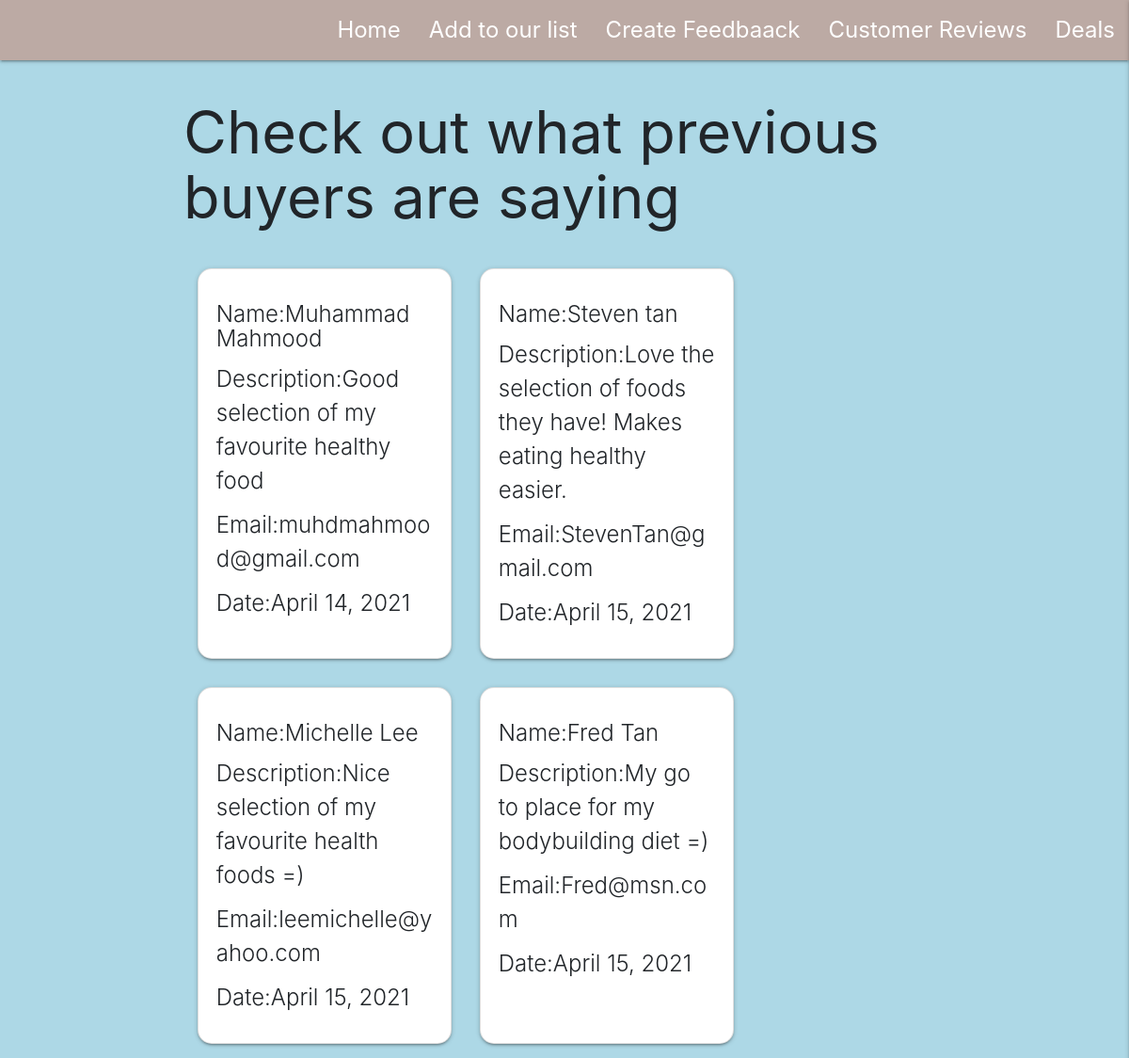
The app's page /reviews/ (signed in), older data.
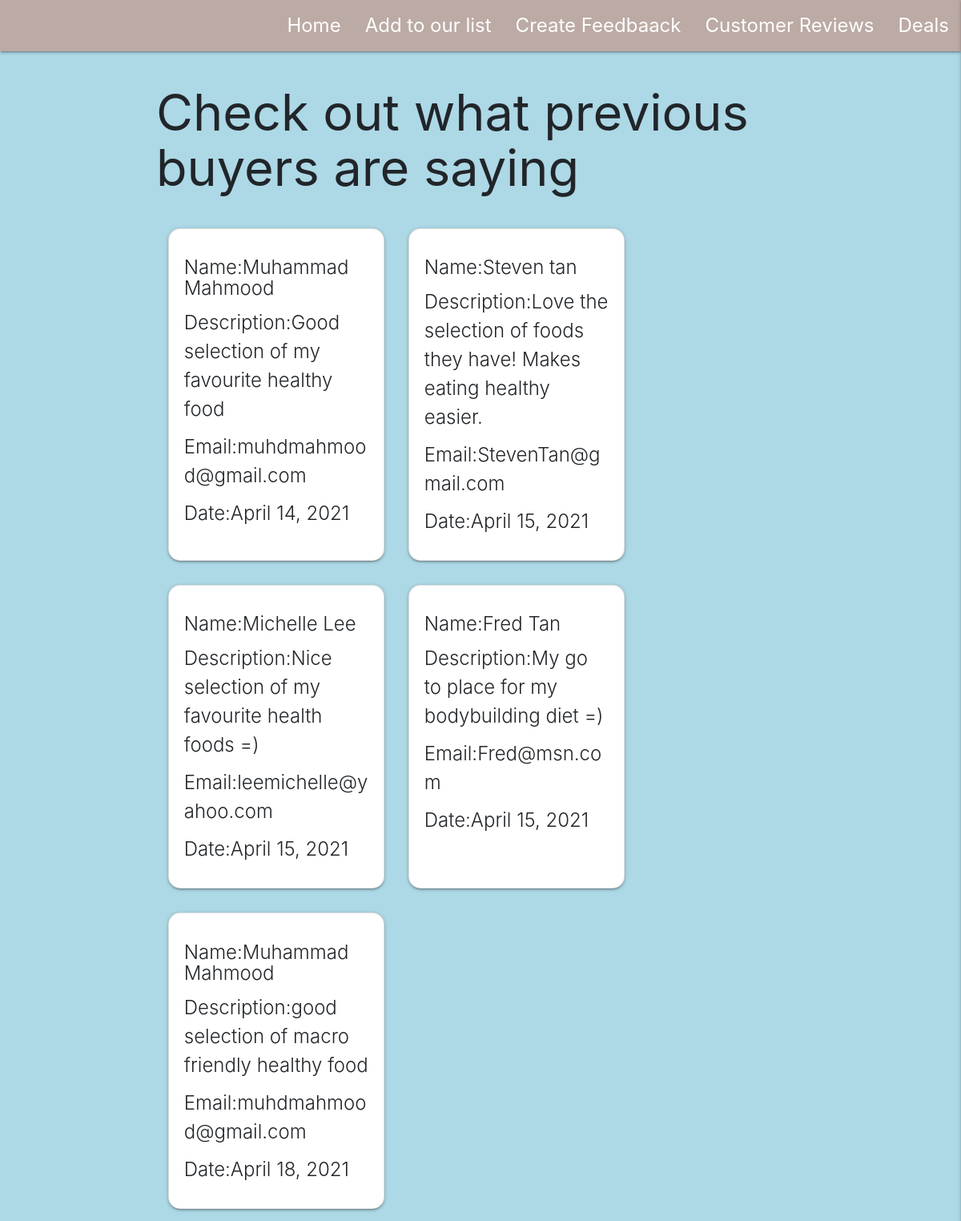
The same page, newer data.
### reviews/models.py (models this page shows)
class reviews(models.Model):
    name = models.CharField(blank=False, max_length=255)
    Email = models.EmailField(blank=False, max_length=320)
    date = models.DateField(default=datetime.date.today)
    reviews = models.TextField(blank=False)

### reviews/views.py (the view)
# urls.py: path('', healthfood.views.index, name="show_healthfood_route"),
@login_required
def index(request):
    all_reviews = reviews.objects.all()
    return render(request, 'reviews/index-template.html', {
        'reviews': all_reviews
    })

### reviews/templates/reviews/index-template.html
{% extends 'base.template.html' %}
{% load static %}
{%block content%}
<h1>Check out what previous buyers are saying</h1>
<div style="display:flex;flex-wrap:wrap">
    {%for reviews in reviews %}
    <div class="card m-3" style="width:18rem;">
        <div class="card-body">
            <h5 class="card-title"> Name:{{reviews.name}}</h5>
            <p class="card-title"> Description:{{reviews.reviews}}</p>
            <p class="card-title"> Email:{{reviews.Email}}</p>
            <p class="card-title"> Date:{{reviews.date}}</p>
        </div>
    </div>
    {%endfor%}
</div>
{%endblock%}

### templates/base.template.html (shortened to what this page needs)
{% load static %}
<!doctype html>
<html lang="en">
<head>
    <link rel="stylesheet" href="https://cdn.jsdelivr.net/npm/bootstrap@4.5.3/dist/css/bootstrap.min.css"
>
    <link rel="stylesheet" href="https://cdnjs.cloudflare.com/ajax/libs/font-awesome/5.15.3/css/all.min.css"
 type="text/css" />
    <link rel="stylesheet" href="https://cdnjs.cloudflare.com/ajax/libs/materialize/1.0.0/css/materialize.min.css"
        type="text/css">
    <link rel="stylesheet" href="{% static '/css/style.css' %}" />
</head>
<header>
    <nav class="nav-extended text-shadow brown lighten-3">
        <div class="nav-wrapper">
            <ul class="right hide-on-med-and-down">
                <li><a href="/">Home</a></li>
                <li><a href="/healthfood/create/">Add to our list</a></li>
                <li><a href="/reviews/create/">Create Feedbaack</a></li>
                <li><a href="/reviews/">Customer Reviews</a></li>
                <li><a href="#">Deals</a></li>
            </ul>
        </div>
    </nav>
</header>
<body>
    <div class="container">
        {%block content%}
        {%endblock%}
    </div>
</body>
</html>

### static/css/style.css (style rules this page uses)
body { background-color: lightblue; }
nav ul a { font-size: 1.6rem; color: #fff; display: block; padding: 0 15px; cursor: pointer; }
.card { border-radius: 15px; }

Row changes from the older to the newer data that the page shows:
added reviews: name "Muhammad Mahmood", reviews "good selection of macro friendly healthy food", Email "muhdmahmood@gmail.com", date "April 18, 2021"
